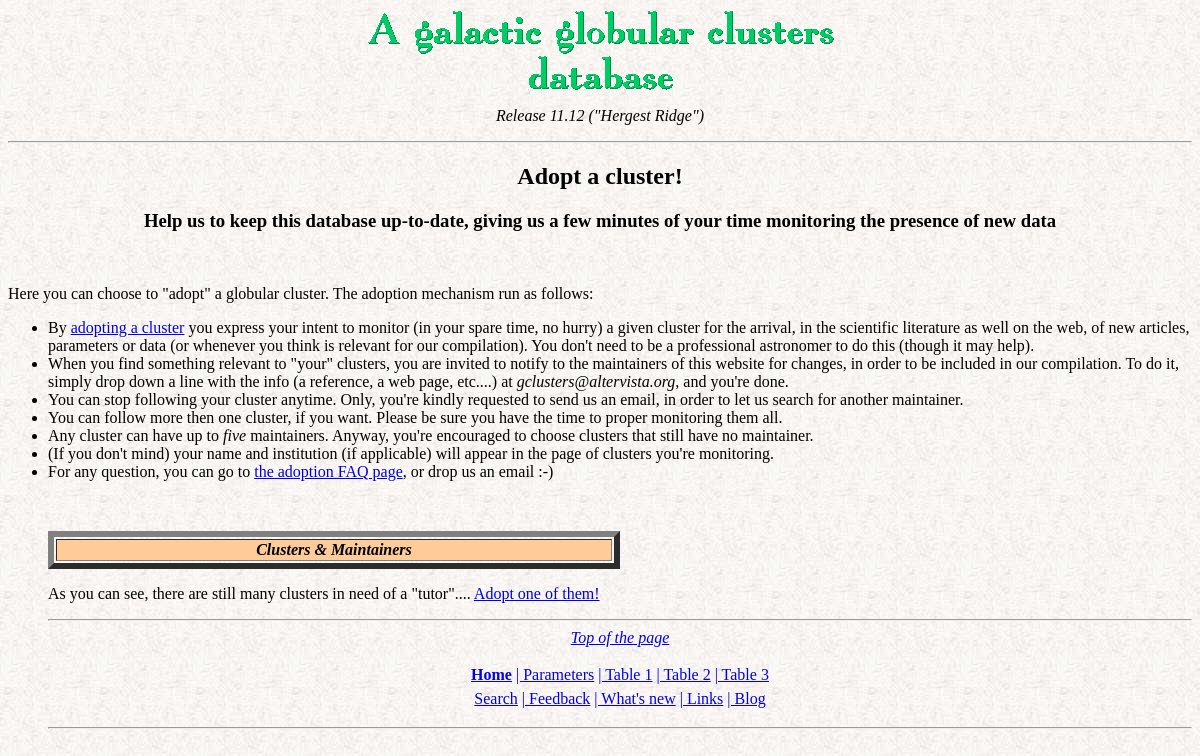
Before: /adoption.php with the older database file.
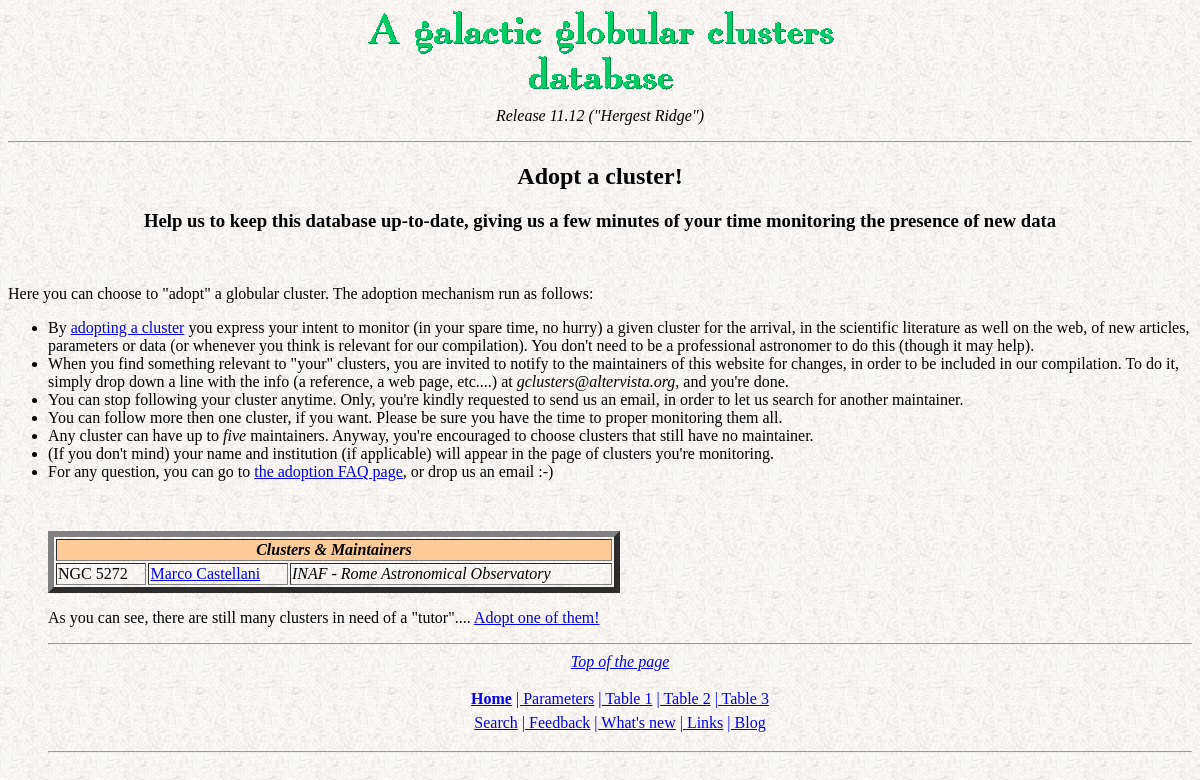
After: the same page with the newer database file.
### tables this page shows
CREATE TABLE `tutors` (
  `ID` smallint(6) NOT NULL,
  `cluster` varchar(14) NOT NULL,
  `person` smallint(6) NOT NULL,
  `from` date NOT NULL
);

CREATE TABLE `user` (
  `ID` smallint(6) NOT NULL,
  `email` varchar(60) NOT NULL,
  `password` varchar(16) NOT NULL,
  `name` varchar(50) NOT NULL,
  `surname` varchar(50) NOT NULL,
  `affiliation` varchar(255) DEFAULT NULL,
  `active` tinyint(1) NOT NULL,
  `country` varchar(30) DEFAULT NULL,
  `homepage` varchar(50) DEFAULT NULL,
  `facebook` varchar(60) NOT NULL,
  `twitter` varchar(30) NOT NULL,
  `profilepic` varchar(80) DEFAULT NULL,
  `joindate` date NOT NULL
);

### adoption.php (the view, shortened to what this page needs)
<html>
<head><title>GGCs database: "adoption"</title></head>
<body background="backgr2.jpg" vlink="#3333CC">
<?php
include 'inte2.php'
?>
<center>
<h2>Adopt a cluster!</h2>
<h3>Help us to keep this database up-to-date, giving us a few minutes of your time
monitoring the presence of new data
</h3>
</center>
<br>
<p>
Here you can choose to "adopt" a globular cluster. The adoption mechanism run as follows:
<ul>
<li>
By <a href="form-adopt.php">adopting a cluster</a>
you express your intent to monitor (in your spare time, no hurry) a given
cluster for the arrival, in the scientific literature as well on the web, of new
articles, parameters or data (or whenever you think is relevant for our compilation).
You don't need to be a professional astronomer to do this (though it may help).
<li>
When you find something relevant to "your" clusters, you are invited to notify
to the maintainers
of this website for changes, in order to be included in our compilation. To do it,
simply drop down a line with the
info (a reference, a web page, etc....) at <i>gclusters@altervista.org</i>,
and you're done.
<li>You can stop following your cluster anytime. Only, you're kindly requested to
send us an email, in order to let us search
for another maintainer.
<li>You can follow more then one cluster, if you want. Please be sure you have
the time to proper monitoring them all.
<li>Any cluster can have up to <i>five</i> maintainers. Anyway,
you're encouraged to choose
clusters that still have no maintainer.
<li>(If you don't mind) your name and institution (if applicable) will appear in the page of
clusters you're monitoring.
<li>For any question, you can go to <a href="adoption-faq.php">the adoption FAQ page</a>, or drop us an email :-)
<p><br><p>
<?php
$query = "SELECT tutors.*,user.* FROM tutors,user
WHERE
tutors.person=user.ID
ORDER by user.surname";
$res = mysql_query($query) or die("Query failed");
?>
<table border=6 width=50%><tr>
<td bgcolor="#FFCC99" align="center" width=100% colspan="3"><i><b>
Clusters & Maintainers</b>
</td></tr>
<?php
while ($line = mysql_fetch_row($res))
{
	echo '<tr>';
	echo '<td>';
	echo $line[1];
	echo '</td>';
	echo '<td>';
	echo "<a href=\"user.php?ID=$line[2]\">";
	echo $line[7].' '.$line[8];
	echo '</a>';
	echo '</td>';
	echo '<td><i>';
	echo $line[9];
	echo '</i></td>';
	echo '</tr>';
}
?>
</table>
<p>
As you can see, there are still many clusters in need of a "tutor"....
<a href="form-adopt.php">Adopt one of them!</a>
<p>
</body>
</html>

Changed rows visible on the page:
added tutors: cluster "NGC 5272", user.name "Marco", user.surname "Castellani", user.affiliation "INAF - Rome Astronomical Observatory"
